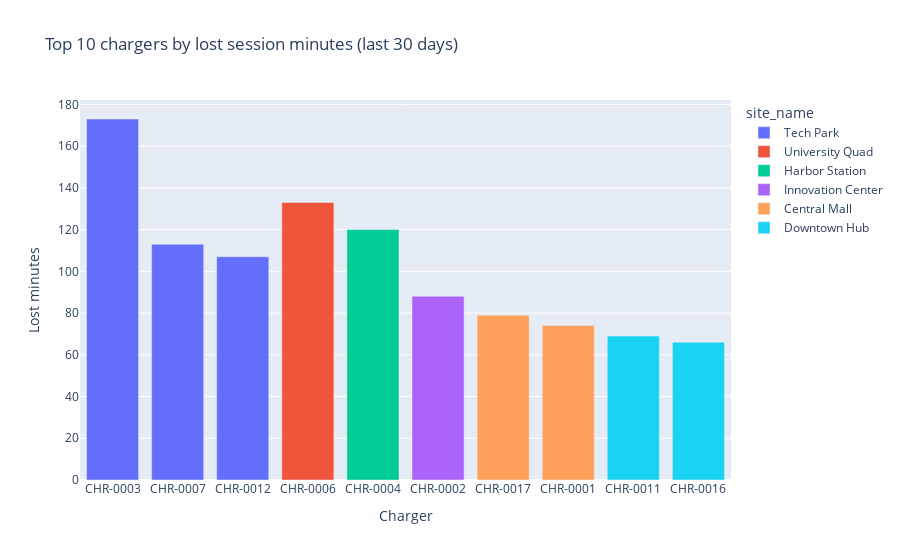

The cell this chart's notebook holds for it:
### Code cell
# Top 10 chargers by lost session minutes (last 30 days)
lost = pd.read_sql(
    text(
        '''
        SELECT
            c.external_id,
            s.name AS site_name,
            c.model,
            c.connector_type,
            COUNT(*) AS sessions,
            SUM(duration_minutes) AS total_minutes,
            SUM(CASE WHEN success = false THEN duration_minutes ELSE 0 END) AS lost_minutes
        FROM charging_sessions cs
        JOIN chargers c ON cs.charger_id = c.charger_id
        JOIN sites s ON c.site_id = s.site_id
        WHERE cs.start_time >= now() - interval '30 days'
        GROUP BY c.external_id, s.name, c.model, c.connector_type
        HAVING SUM(CASE WHEN success = false THEN duration_minutes ELSE 0 END) > 0
        ORDER BY lost_minutes DESC
        LIMIT 10
        '''
    ), engine)

fig = px.bar(lost, x='external_id', y='lost_minutes', color='site_name',
             hover_data=['model','connector_type','sessions','total_minutes'],
             title='Top 10 chargers by lost session minutes (last 30 days)')
fig.update_layout(yaxis_title='Lost minutes', xaxis_title='Charger')
fig.show()

### Figure 1 — Plotly figure (JSON) as saved in the notebook; plotly's stock layout.template omitted (floating-point values rounded to 4 significant figures)
{"data": [{"alignmentgroup": "True", "customdata": [["ABB-Terra", "CCS", 15, 787], ["EVgo-Fast", "CCS", 16, 891], ["ChargePoint-Express", "Type2", 25, 1474]], "hovertemplate": "site_name=Tech Park<br>external_id=%{x}<br>lost_minutes=%{y}<br>model=%{customdata[0]}<br>connector_type=%{customdata[1]}<br>sessions=%{customdata[2]}<br>total_minutes=%{customdata[3]}<extra></extra>", "legendgroup": "Tech Park", "marker": {"color": "#636efa", "pattern": {"shape": ""}}, "name": "Tech Park", "offsetgroup": "Tech Park", "orientation": "v", "showlegend": true, "textposition": "auto", "type": "bar", "x": ["CHR-0003", "CHR-0007", "CHR-0012"], "xaxis": "x", "y": [173, 113, 107], "yaxis": "y"}, {"alignmentgroup": "True", "customdata": [["ABB-Terra", "CHAdeMO", 23, 1280]], "hovertemplate": "site_name=University Quad<br>external_id=%{x}<br>lost_minutes=%{y}<br>model=%{customdata[0]}<br>connector_type=%{customdata[1]}<br>sessions=%{customdata[2]}<br>total_minutes=%{customdata[3]}<extra></extra>", "legendgroup": "University Quad", "marker": {"color": "#EF553B", "pattern": {"shape": ""}}, "name": "University Quad", "offsetgroup": "University Quad", "orientation": "v", "showlegend": true, "textposition": "auto", "type": "bar", "x": ["CHR-0006"], "xaxis": "x", "y": [133], "yaxis": "y"}, {"alignmentgroup": "True", "customdata": [["EVgo-Fast", "CHAdeMO", 22, 1026]], "hovertemplate": "site_name=Harbor Station<br>external_id=%{x}<br>lost_minutes=%{y}<br>model=%{customdata[0]}<br>connector_type=%{customdata[1]}<br>sessions=%{customdata[2]}<br>total_minutes=%{customdata[3]}<extra></extra>", "legendgroup": "Harbor Station", "marker": {"color": "#00cc96", "pattern": {"shape": ""}}, "name": "Harbor Station", "offsetgroup": "Harbor Station", "orientation": "v", "showlegend": true, "textposition": "auto", "type": "bar", "x": ["CHR-0004"], "xaxis": "x", "y": [120], "yaxis": "y"}, {"alignmentgroup": "True", "customdata": [["EVgo-Fast", "CCS", 24, 1354]], "hovertemplate": "site_name=Innovation Center<br>external_id=%{x}<br>lost_minutes=%{y}<br>model=%{customdata[0]}<br>connector_type=%{customdata[1]}<br>sessions=%{customdata[2]}<br>total_minutes=%{customdata[3]}<extra></extra>", "legendgroup": "Innovation Center", "marker": {"color": "#ab63fa", "pattern": {"shape": ""}}, "name": "Innovation Center", "offsetgroup": "Innovation Center", "orientation": "v", "showlegend": true, "textposition": "auto", "type": "bar", "x": ["CHR-0002"], "xaxis": "x", "y": [88], "yaxis": "y"}, {"alignmentgroup": "True", "customdata": [["ABB-Terra", "NACS", 27, 1543], ["ABB-Terra", "CHAdeMO", 21, 1147]], "hovertemplate": "site_name=Central Mall<br>external_id=%{x}<br>lost_minutes=%{y}<br>model=%{customdata[0]}<br>connector_type=%{customdata[1]}<br>sessions=%{customdata[2]}<br>total_minutes=%{customdata[3]}<extra></extra>", "legendgroup": "Central Mall", "marker": {"color": "#FFA15A", "pattern": {"shape": ""}}, "name": "Central Mall", "offsetgroup": "Central Mall", "orientation": "v", "showlegend": true, "textposition": "auto", "type": "bar", "x": ["CHR-0017", "CHR-0001"], "xaxis": "x", "y": [79, 74], "yaxis": "y"}, {"alignmentgroup": "True", "customdata": [["ChargePoint-Express", "CCS", 23, 1128], ["Delta-50", "NACS", 21, 1179]], "hovertemplate": "site_name=Downtown Hub<br>external_id=%{x}<br>lost_minutes=%{y}<br>model=%{customdata[0]}<br>connector_type=%{customdata[1]}<br>sessions=%{customdata[2]}<br>total_minutes=%{customdata[3]}<extra></extra>", "legendgroup": "Downtown Hub", "marker": {"color": "#19d3f3", "pattern": {"shape": ""}}, "name": "Downtown Hub", "offsetgroup": "Downtown Hub", "orientation": "v", "showlegend": true, "textposition": "auto", "type": "bar", "x": ["CHR-0011", "CHR-0016"], "xaxis": "x", "y": [69, 66], "yaxis": "y"}], "layout": {"barmode": "relative", "legend": {"title": {"text": "site_name"}, "tracegroupgap": 0}, "title": {"text": "Top 10 chargers by lost session minutes (last 30 days)"}, "xaxis": {"anchor": "y", "domain": [0, 1], "title": {"text": "Charger"}}, "yaxis": {"anchor": "x", "domain": [0, 1], "title": {"text": "Lost minutes"}}}}
